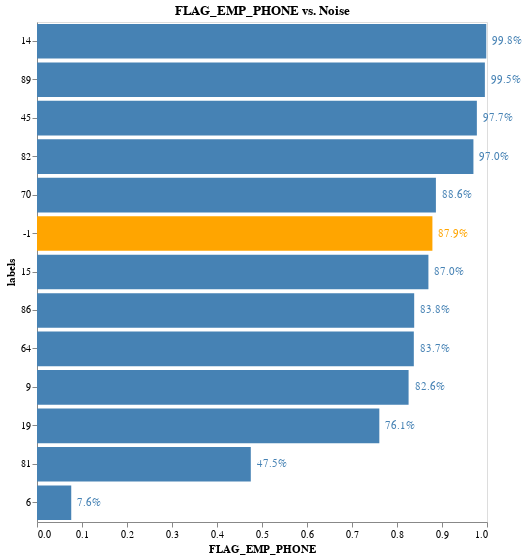

The notebook cell this image was saved under:
### Markdown cell above
## Interpretation

This feature represents the first version of the number of days since the last payment was due, relative to the current application date. Again, we see very long durations, such as 365,243 days. To accurately interpret the meaning of this feature, we would need to consult with subject matter experts as we suspect this feature is strongly tied to international differences in the handling of credit and finance.

### Code cell
plot_feature_percentage(top_5[4])

### Figure 1 — Vega-Lite specification as saved in the notebook (floating-point values rounded to 4 significant figures)
{"config": {"view": {"continuousWidth": 400, "continuousHeight": 300}}, "layer": [{"mark": "bar", "encoding": {"color": {"condition": {"value": "orange", "test": "(datum.labels === -1)"}, "value": "steelblue"}, "x": {"type": "quantitative", "axis": {"grid": false}, "field": "FLAG_EMP_PHONE", "title": "FLAG_EMP_PHONE"}, "y": {"type": "nominal", "field": "labels", "sort": {"field": "FLAG_EMP_PHONE", "order": "descending"}}}, "title": "FLAG_EMP_PHONE vs. Noise"}, {"mark": {"type": "text", "align": "left", "baseline": "middle", "dx": 6}, "encoding": {"color": {"condition": {"value": "orange", "test": "(datum.labels === -1)"}, "value": "steelblue"}, "text": {"type": "quantitative", "field": "FLAG_EMP_PHONE", "format": ".1%"}, "x": {"type": "quantitative", "axis": {"grid": false}, "field": "FLAG_EMP_PHONE", "title": "FLAG_EMP_PHONE"}, "y": {"type": "nominal", "field": "labels", "sort": {"field": "FLAG_EMP_PHONE", "order": "descending"}}}, "title": "FLAG_EMP_PHONE vs. Noise"}], "data": {"name": "data-80151b2b632f60379efc8b7cd56cab7f"}, "height": 500, "width": 450, "$schema": "https://vega.github.io/schema/vega-lite/v4.0.2.json", "datasets": {"data-80151b2b632f60379efc8b7cd56cab7f": [{"labels": -1, "PREV_DAYS_FIRST_DUE": 3839.0, "DAYS_EMPLOYED": 2376.0, "PERCENT_EMPLOYED_TO_AGE": 0.1504, "PREV_DAYS_LAST_DUE_1ST_VERSION": 37210.0, "FLAG_EMP_PHONE": 0.8787, "TARGET": 0.08115}, {"labels": 6, "PREV_DAYS_FIRST_DUE": 0.0, "DAYS_EMPLOYED": 63.45, "PERCENT_EMPLOYED_TO_AGE": 0.002907, "PREV_DAYS_LAST_DUE_1ST_VERSION": 0.0, "FLAG_EMP_PHONE": 0.07609, "TARGET": 0.07143}, {"labels": 9, "PREV_DAYS_FIRST_DUE": 10860.0, "DAYS_EMPLOYED": 2340.0, "PERCENT_EMPLOYED_TO_AGE": 0.1428, "PREV_DAYS_LAST_DUE_1ST_VERSION": 26690.0, "FLAG_EMP_PHONE": 0.8258, "TARGET": 0.0947}, {"labels": 14, "PREV_DAYS_FIRST_DUE": 0.0, "DAYS_EMPLOYED": 2032.0, "PERCENT_EMPLOYED_TO_AGE": 0.1356, "PREV_DAYS_LAST_DUE_1ST_VERSION": 0.0, "FLAG_EMP_PHONE": 0.9984, "TARGET": 0.06373}, {"labels": 15, "PREV_DAYS_FIRST_DUE": -1332.0, "DAYS_EMPLOYED": 1810.0, "PERCENT_EMPLOYED_TO_AGE": 0.1165, "PREV_DAYS_LAST_DUE_1ST_VERSION": 365200.0, "FLAG_EMP_PHONE": 0.8698, "TARGET": 0.1264}, {"labels": 19, "PREV_DAYS_FIRST_DUE": -727.3, "DAYS_EMPLOYED": 1945.0, "PERCENT_EMPLOYED_TO_AGE": 0.1213, "PREV_DAYS_LAST_DUE_1ST_VERSION": 79090.0, "FLAG_EMP_PHONE": 0.7607, "TARGET": 0.04908}, {"labels": 45, "PREV_DAYS_FIRST_DUE": 1885.0, "DAYS_EMPLOYED": 1543.0, "PERCENT_EMPLOYED_TO_AGE": 0.1174, "PREV_DAYS_LAST_DUE_1ST_VERSION": 2922.0, "FLAG_EMP_PHONE": 0.9775, "TARGET": 0.1139}, {"labels": 64, "PREV_DAYS_FIRST_DUE": 260.1, "DAYS_EMPLOYED": 2736.0, "PERCENT_EMPLOYED_TO_AGE": 0.1586, "PREV_DAYS_LAST_DUE_1ST_VERSION": 41510.0, "FLAG_EMP_PHONE": 0.8374, "TARGET": 0.07412}, {"labels": 70, "PREV_DAYS_FIRST_DUE": 127.1, "DAYS_EMPLOYED": 2226.0, "PERCENT_EMPLOYED_TO_AGE": 0.1455, "PREV_DAYS_LAST_DUE_1ST_VERSION": 79270.0, "FLAG_EMP_PHONE": 0.8864, "TARGET": 0.1067}, {"labels": 81, "PREV_DAYS_FIRST_DUE": 42800.0, "DAYS_EMPLOYED": 1137.0, "PERCENT_EMPLOYED_TO_AGE": 0.07377, "PREV_DAYS_LAST_DUE_1ST_VERSION": 34690.0, "FLAG_EMP_PHONE": 0.4751, "TARGET": 0.06229}, {"labels": 82, "PREV_DAYS_FIRST_DUE": -308.9, "DAYS_EMPLOYED": 1916.0, "PERCENT_EMPLOYED_TO_AGE": 0.127, "PREV_DAYS_LAST_DUE_1ST_VERSION": 170.8, "FLAG_EMP_PHONE": 0.9698, "TARGET": 0.1026}, {"labels": 86, "PREV_DAYS_FIRST_DUE": 735.4, "DAYS_EMPLOYED": 2058.0, "PERCENT_EMPLOYED_TO_AGE": 0.1341, "PREV_DAYS_LAST_DUE_1ST_VERSION": 100900.0, "FLAG_EMP_PHONE": 0.8382, "TARGET": 0.09482}, {"labels": 89, "PREV_DAYS_FIRST_DUE": -643.1, "DAYS_EMPLOYED": 2272.0, "PERCENT_EMPLOYED_TO_AGE": 0.1541, "PREV_DAYS_LAST_DUE_1ST_VERSION": -572.1, "FLAG_EMP_PHONE": 0.9953, "TARGET": 0.0857}]}}
